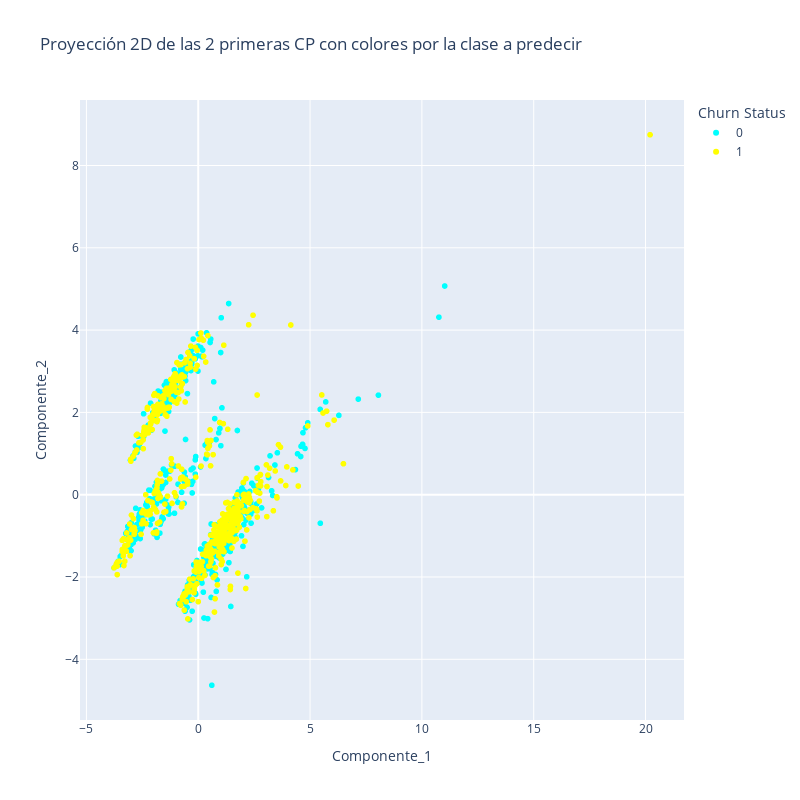

Notebook cell for this chart:
### Markdown cell above
**Visualizando el dataset:**

### Code cell
# Crear un DataFrame con las variables originales y las dos primeras componentes principales
df_plot = pd.concat([df, pd.DataFrame(X_pca[:, :2], columns=['Componente_1', 'Componente_2'])], axis=1)

# Eliminamos las filas con nulos en la clase
df_plot.dropna(inplace=True)

# Añadimos los ids en la visualización
df_plot['Customer ID'] = ids

# Hacemos que Churn Status sea categórica (solo toma dos valores)
df_plot['Churn Status'] = clase.astype('category')

# Crear el diccionario auxiliar para mostrar los valroes de las variables originales
aux = {a:True for a in df.columns}
aux['Churn Status'] = True
aux['Customer ID'] = True
aux["Componente_1"] = False
aux["Componente_2"] = False

# Configuración de la paleta de colores y valores de categoría
color_discrete_map = {0: 'cyan', 1: 'yellow'}
category_orders = {'Churn Status': [0, 1]}

# Visualizar el dataset en 2D con colores por la variable a predecir
fig = px.scatter(df_plot, x='Primera Componente Principal', y='Segunda Componente Principal', color='Churn Status', hover_data=aux, width=800, height=800,
                 color_discrete_map=color_discrete_map, category_orders=category_orders,
                 title='Proyección 2D de las 2 primeras CP con colores por la clase a predecir')

# Mostrar la visualización
fig.show()

### Figure 1 — Plotly figure (JSON) as saved in the notebook; plotly's stock layout.template omitted (floating-point values rounded to 4 significant figures; data arrays with more than 128 entries replaced by an {"elided": "..."} marker saying what was removed)
{"data": [{"customdata": {"elided": "548x16 mixed values"}, "hovertemplate": "Churn Status=%{customdata[14]}<br>network_age=%{customdata[0]}<br>Customer tenure in month=%{customdata[1]}<br>Total Spend in Months 1 and 2 of 2017=%{customdata[2]}<br>Total SMS Spend=%{customdata[3]}<br>Total Data Spend=%{customdata[4]}<br>Total Data Consumption=%{customdata[5]}<br>Total Unique Calls=%{customdata[6]}<br>Total Onnet spend=%{customdata[7]}<br>Total Offnet spend=%{customdata[8]}<br>Total Call centre complaint calls=%{customdata[9]}<br>Network type subscription in Month 1=%{customdata[10]}<br>Network type subscription in Month 2=%{customdata[11]}<br>Most Loved Competitor network in Month 1=%{customdata[12]}<br>Most Loved Competitor network in Month 2=%{customdata[13]}<br>Customer ID=%{customdata[15]}<extra></extra>", "legendgroup": "0", "marker": {"color": "cyan", "symbol": "circle"}, "mode": "markers", "name": "0", "showlegend": true, "type": "scattergl", "x": {"elided": "548 float values"}, "xaxis": "x", "y": {"elided": "548 float values"}, "yaxis": "y"}, {"customdata": {"elided": "517x16 mixed values"}, "hovertemplate": "Churn Status=%{customdata[14]}<br>network_age=%{customdata[0]}<br>Customer tenure in month=%{customdata[1]}<br>Total Spend in Months 1 and 2 of 2017=%{customdata[2]}<br>Total SMS Spend=%{customdata[3]}<br>Total Data Spend=%{customdata[4]}<br>Total Data Consumption=%{customdata[5]}<br>Total Unique Calls=%{customdata[6]}<br>Total Onnet spend=%{customdata[7]}<br>Total Offnet spend=%{customdata[8]}<br>Total Call centre complaint calls=%{customdata[9]}<br>Network type subscription in Month 1=%{customdata[10]}<br>Network type subscription in Month 2=%{customdata[11]}<br>Most Loved Competitor network in Month 1=%{customdata[12]}<br>Most Loved Competitor network in Month 2=%{customdata[13]}<br>Customer ID=%{customdata[15]}<extra></extra>", "legendgroup": "1", "marker": {"color": "yellow", "symbol": "circle"}, "mode": "markers", "name": "1", "showlegend": true, "type": "scattergl", "x": {"elided": "517 float values"}, "xaxis": "x", "y": {"elided": "517 float values"}, "yaxis": "y"}], "layout": {"height": 800, "legend": {"title": {"text": "Churn Status"}, "tracegroupgap": 0}, "title": {"text": "Proyección 2D de las 2 primeras CP con colores por la clase a predecir"}, "width": 800, "xaxis": {"anchor": "y", "domain": [0, 1], "title": {"text": "Componente_1"}}, "yaxis": {"anchor": "x", "domain": [0, 1], "title": {"text": "Componente_2"}}}}
